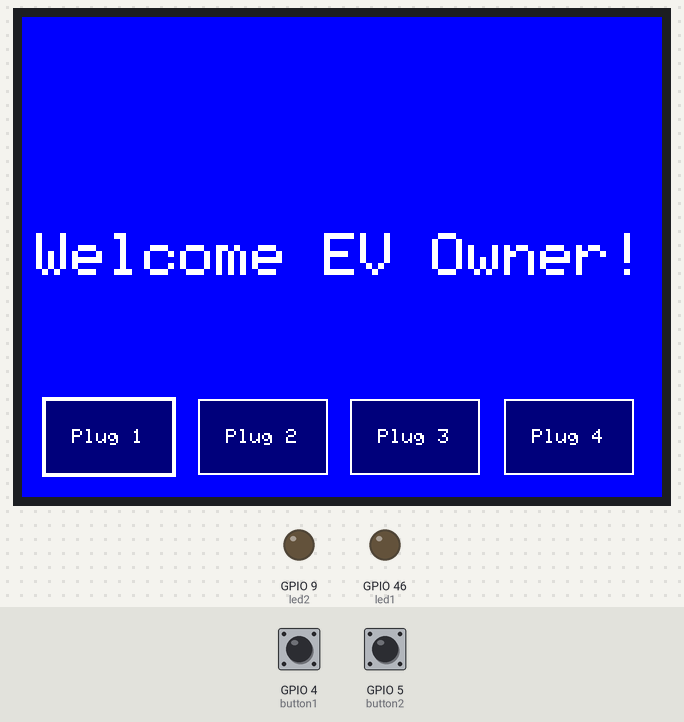
A sketch run on a simulated ESP32-S3. On the bench: 320×240 colour display, output pins drawn as LEDs (lit = HIGH). The inputs (shaded band) are chosen by the test bench; at power-on: GPIO 4 (button1) HIGH, GPIO 5 (button2) LOW. WiFi joins after 1.5 s; servers stay silent unless stated; network time is answered at once with the bench clock; the local clock reads 2024-03-15 10:24:30 at power-on unless the sketch sets it; what the sketch prints to the serial monitor is not drawn.

Above: at 0.3 s.
At 12.45 s:
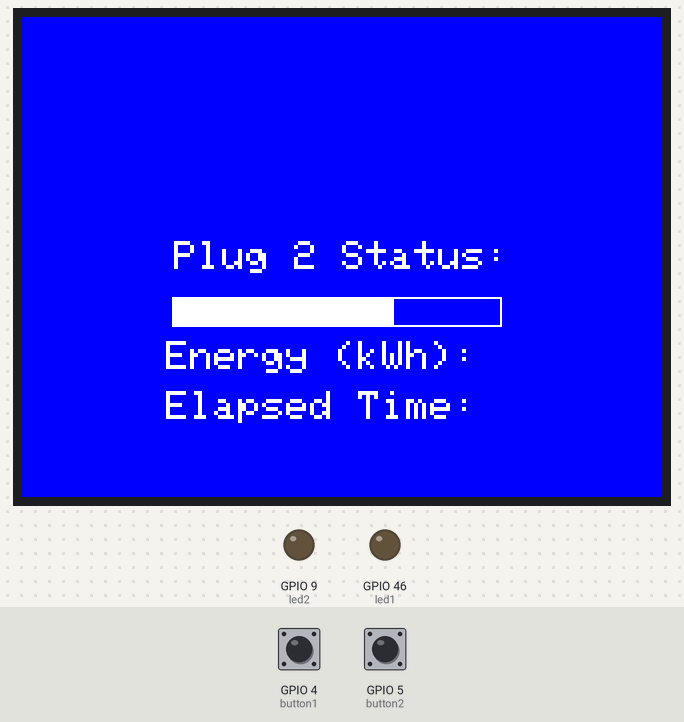
12.5 s: GPIO 4 (button1) pulled LOW for 3 s
At 25.4 s:
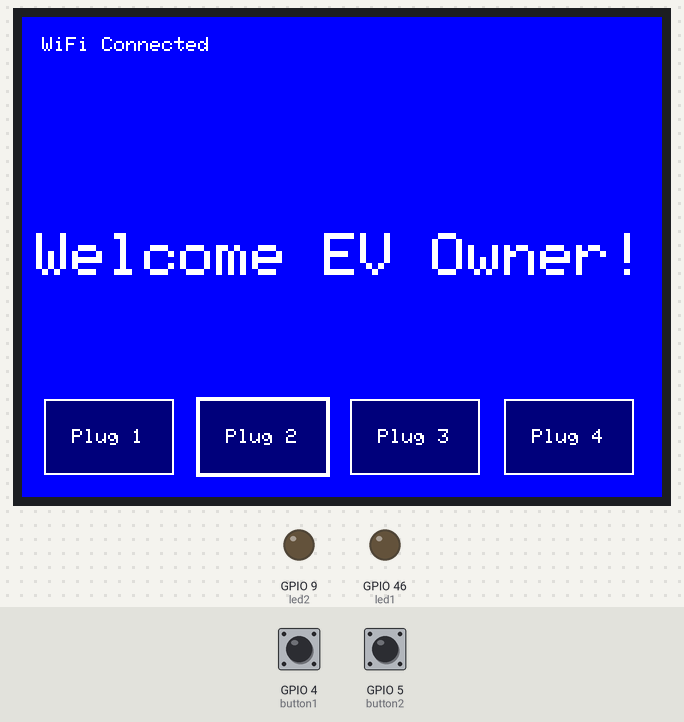
Timing chart, 0 to 26.9 s (numbered marks = the images above; inputs shaded):
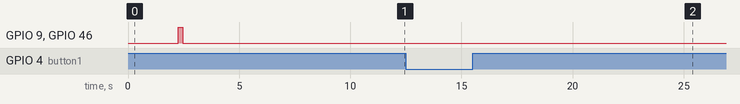

Measured:
- what the display in image 2 shows lasts 0.6 s, from 25.0 s to 25.6 s

The sketch:

SQEC_GUI_V2_S3port.ino
```cpp
#include <TFT_eSPI.h>
#include <WiFi.h>
#include <NTPClient.h>
#include <WiFiUdp.h>

TFT_eSPI tft = TFT_eSPI();  // Initialize the TFT display

// Define button coordinates and dimensions
#define BUTTON_WIDTH 67
#define BUTTON_HEIGHT 40
#define BUTTON_MARGIN 10

// WiFi credentials
const char *ssid = "placeholder"; //
const char *password = "placeholder"; //

// NTP Client
WiFiUDP ntpUDP;
NTPClient timeClient(ntpUDP, "pool.ntp.org");

int currentPage = 0;  // Current page index
bool wifiConnected = false;  // Flag to track WiFi connection state
unsigned long wifiStartTime;  // Time when WiFi connection attempt started

// Define button pins
int button1 = 4;
int button2 = 5;
int button3 = 13;
int button4 = 14;

// Define LED pins
int led1 = 46;
int led2 = 9;

void drawButton(int x, int y, const char *label, bool highlighted);
void drawWelcomePage();
void drawCardScannedScreen();
void drawPlugStatusScreen(int plugNumber);
void drawNonFunctioningScreen();

void setup() {
  Serial.begin(115200);

  tft.init();  // Initialize the TFT display
  tft.setRotation(1);  // Set rotation for landscape mode
  tft.fillScreen(TFT_BLUE);  // Set the background color to blue

  // Display "Welcome EV Owner!" title in the center
  tft.setTextColor(TFT_WHITE);  // Set text color to white
  tft.setTextSize(3);  // Set text size
  tft.setTextDatum(MC_DATUM);  // Center align text
  tft.drawString("Welcome EV Owner!", tft.width() / 2, tft.height() / 2);

  // Draw buttons at the bottom
  drawButton(10, 190, "Plug 1", currentPage == 0);
  drawButton(87, 190, "Plug 2", currentPage == 1);
  drawButton(163, 190, "Plug 3", currentPage == 2);
  drawButton(240, 190, "Plug 4", currentPage == 3);

  // Connect to WiFi
  WiFi.begin(ssid, password);
  wifiStartTime = millis();  // Record the start time of WiFi connection attempt

  while (WiFi.status() != WL_CONNECTED && millis() - wifiStartTime < 30000) {
    delay(1000);
    Serial.println("Connecting to WiFi...");
  }

  if (WiFi.status() == WL_CONNECTED) {
    Serial.println("Connected to WiFi");
    wifiConnected = true;
  } else {
    Serial.println("Failed to connect to WiFi within 30 seconds");
    drawNonFunctioningScreen();
  }

  // Display "WiFi Connected" in the top left corner on the welcome page
  tft.setTextColor(TFT_WHITE);
  tft.setTextSize(1);
  tft.setTextDatum(TL_DATUM);  // Top left align text
  tft.drawString("WiFi Connected", 10, 10);

  // Start NTP
  timeClient.begin();
  timeClient.setTimeOffset(-8 * 3600); // Set time zone offset to UTC-8 (Pacific Time)

  // Initialize button pins
  pinMode(button1, INPUT);
  pinMode(button2, INPUT);
  pinMode(button3, INPUT);
  pinMode(button4, INPUT);

  pinMode(led1, OUTPUT);
  pinMode(led2, OUTPUT);

  digitalWrite(led1, HIGH);
  digitalWrite(led2, HIGH);
  delay(200);
  digitalWrite(led1, LOW);
  digitalWrite(led2, LOW);
}

void loop() {
  // Update time
  timeClient.update();
  String currentTime = timeClient.getFormattedTime();

  // Extract hours and minutes
  int index = currentTime.indexOf(":");
  String hoursMinutes = currentTime.substring(0, index + 6);

  // Display hours and minutes in the top right corner
  tft.setTextColor(TFT_BLUE);  // Set text color to background color
  tft.setTextSize(2);
  tft.setTextDatum(TR_DATUM);  // Top right align text

  // Clear the area where the previous time was displayed
  delay(500);
  tft.fillRect(tft.width() - 125, 0, 250, 40, TFT_BLUE);

  // Display the new time
  tft.setTextColor(TFT_WHITE);  // Set text color to white
  tft.drawString(hoursMinutes, tft.width() - 10, 10);

  // Check button states and switch pages accordingly
  if (digitalRead(button1) == LOW) {
    currentPage = 1;
  } else if (digitalRead(button2) == LOW) {
    currentPage = 2;
  } else if (digitalRead(button3) == LOW) {
    currentPage = 3;
  } else if (digitalRead(button4) == LOW) {
    currentPage = 4;
  } else {
    currentPage = 0;
  }

  // Draw the appropriate page based on the current index
  switch (currentPage) {
    case 0:
      // Only draw the welcome page if WiFi state changes
      if (!wifiConnected) {
        drawWelcomePage();
        wifiConnected = true;
      }
      break;
    case 1:
      drawPlugStatusScreen(1);
      break;
    case 2:
      drawPlugStatusScreen(2);
      break;
    case 3:
      drawPlugStatusScreen(3);
      break;
    case 4:
      drawCardScannedScreen();
      break;
  }
}

void drawButton(int x, int y, const char *label, bool highlighted) {
  if (highlighted) {
    // Draw highlighting box
    tft.drawRect(x, y, BUTTON_WIDTH, BUTTON_HEIGHT, TFT_WHITE);
  } else {
    // Clear the highlighting box
    tft.fillRect(x, y, BUTTON_WIDTH, BUTTON_HEIGHT, TFT_BLUE);
  }

  // Draw button border
  tft.drawRect(x + 1, y + 1, BUTTON_WIDTH - 2, BUTTON_HEIGHT - 2, TFT_WHITE);

  // Draw button background
  tft.fillRect(x + 2, y + 2, BUTTON_WIDTH - 4, BUTTON_HEIGHT - 4, TFT_NAVY);

  // Draw button label
  tft.setTextColor(TFT_WHITE);  // Set text color to white
  tft.setTextSize(1);  // Set text size
  tft.setTextDatum(MC_DATUM);  // Center align text
  tft.drawString(label, x + BUTTON_WIDTH / 2, y + BUTTON_HEIGHT / 2);
}

void drawWelcomePage() {
  // Code to draw the welcome page
  tft.fillScreen(TFT_BLUE);  // Set the background color to blue

  if (WiFi.status() == WL_CONNECTED) {
    // Display "WiFi Connected" in the top left corner
    tft.setTextColor(TFT_WHITE);
    tft.setTextSize(1);
    tft.setTextDatum(TL_DATUM);  // Top left align text
    tft.drawString("WiFi Connected", 10, 10);
  }

  // Display "Welcome EV Owner!" title in the center
  tft.setTextColor(TFT_WHITE);  // Set text color to white
  tft.setTextSize(3);  // Set text size
  tft.setTextDatum(MC_DATUM);  // Center align text
  tft.drawString("Welcome EV Owner!", tft.width() / 2, tft.height() / 2);

  // Draw buttons at the bottom
  drawButton(10, 190, "Plug 1", currentPage == 0);
  drawButton(87, 190, "Plug 2", currentPage == 1);
  drawButton(163, 190, "Plug 3", currentPage == 2);
  drawButton(240, 190, "Plug 4", currentPage == 3);
}

void drawCardScannedScreen() {
  // Code to draw the screen that says the card has been scanned
  tft.fillScreen(TFT_BLUE);  // Set the background color to black
  tft.setTextColor(TFT_WHITE);  // Set text color to white
  tft.setTextSize(2);  // Set text size
  tft.setTextDatum(MC_DATUM);  // Center align text
  tft.drawString("Card Scanned! Thank You!", tft.width() / 2, tft.height() / 2);
  digitalWrite(led1, HIGH);
  delay(750);
  digitalWrite(led1, LOW);
  delay(750);
  digitalWrite(led2, HIGH);
  delay(750);
  digitalWrite(led2, LOW);
  delay(750);
  drawWelcomePage();
}

void drawPlugStatusScreen(int plugNumber) {
  // Code to draw the screen displaying the status of a plug
  tft.fillScreen(TFT_BLUE);  // Set the background color to green
  tft.setTextColor(TFT_WHITE);  // Set text color to black
  tft.setTextSize(2);  // Set text size
  tft.setTextDatum(MC_DATUM);  // Center align text
  tft.drawString("Plug " + String(plugNumber) + " Status:", tft.width() / 2, tft.height() / 2);
  tft.drawString("Energy (kWh):", 150, 170);
  tft.drawString("Elapsed Time:", 150, 195);
  drawChargingAnimation();
  delay(500);
  drawWelcomePage();
}

void drawNonFunctioningScreen() {
  // Code to draw the non-functioning screen
  tft.fillScreen(TFT_RED);  // Set the background color to red
  tft.setTextColor(TFT_WHITE);  // Set text color to white
  tft.setTextSize(2);  // Set text size
  tft.setTextDatum(MC_DATUM);  // Center align text
  tft.drawString("OUT OF ORDER!", tft.width() / 2, tft.height() / 2);
  digitalWrite(led2, HIGH);
  delay(750);
  digitalWrite(led2, LOW);
  delay(750);
  digitalWrite(led2, HIGH);
  delay(750);
  digitalWrite(led2, LOW);
  delay(750);
  digitalWrite(led2, HIGH);
  delay(750);
  digitalWrite(led2, LOW);
  if (WiFi.status() == WL_CONNECTED) {
    Serial.println("Connected to WiFi");
    drawWelcomePage();
  } else {
    Serial.println("Failed to connect to WiFi");
    drawNonFunctioningScreen();
  }
}

void drawChargingAnimation() {
  // Initialize the start time for the charging animation
  unsigned long startTime = millis();
  unsigned long animationDuration = 10000;  // 10 seconds

  int loadOutlineX = 75;
  int loadOutlineY = 140;
  int loadOutlineWidth = 165;
  int loadOutlineHeight = 15;
  int loadFillWidth = 0;
  int loadFillHeight = 15;
  int loadIncrement = 3;  // Adjust the increment to control the speed of the animation

  // Continuously update the charging animation for 5 seconds
  while (millis() - startTime < animationDuration) {
    // Draw the outline of the loading bar
    tft.drawRect(loadOutlineX, loadOutlineY, loadOutlineWidth, loadOutlineHeight, TFT_WHITE);

    // Draw the filled portion of the loading bar
    tft.fillRect(loadOutlineX, loadOutlineY, loadFillWidth, loadFillHeight, TFT_WHITE);

    // Increment the width of the filled portion
    loadFillWidth += loadIncrement;

    // If the bar is completely filled, reset it
    if (loadFillWidth >= loadOutlineWidth) {
      loadFillWidth = 0;
      tft.fillRect(loadOutlineX, loadOutlineY, loadOutlineWidth, loadOutlineHeight, TFT_BLUE);
    }

    delay(100);
  }
}
```
